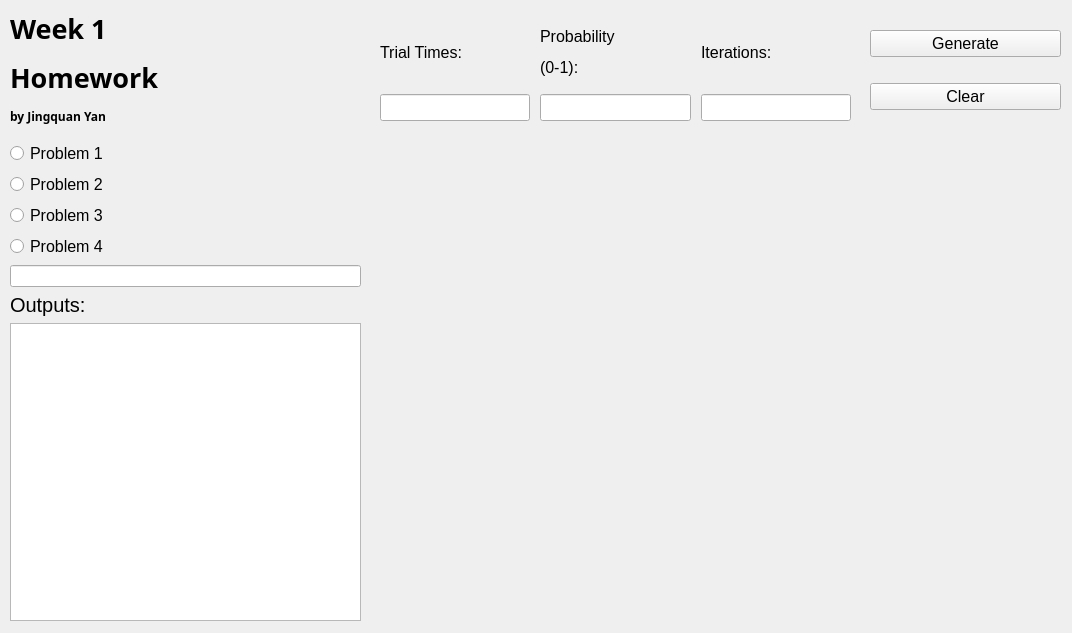
<?xml version="1.0" encoding="UTF-8"?>
<ui version="4.0">
 <class>MainWindow</class>
 <widget class="QMainWindow" name="MainWindow">
  <property name="geometry">
   <rect>
    <x>0</x>
    <y>0</y>
    <width>1072</width>
    <height>633</height>
   </rect>
  </property>
  <property name="windowTitle">
   <string>Homework 1 - J.Yan</string>
  </property>
  <widget class="QWidget" name="centralWidget">
   <widget class="QWidget" name="verticalLayoutWidget">
    <property name="geometry">
     <rect>
      <x>10</x>
      <y>10</y>
      <width>351</width>
      <height>611</height>
     </rect>
    </property>
    <layout class="QVBoxLayout" name="verticalLayout">
     <item>
      <widget class="QLabel" name="label">
       <property name="font">
        <font>
         <family>Perpetua Titling MT</family>
         <pointsize>20</pointsize>
        </font>
       </property>
       <property name="text">
        <string>&lt;html&gt;&lt;head/&gt;&lt;body&gt;&lt;p&gt;&lt;span style=&quot; font-weight:600;&quot;&gt;Week 1&lt;/span&gt;&lt;/p&gt;&lt;p&gt;&lt;span style=&quot; font-weight:600;&quot;&gt;Homework&lt;/span&gt;&lt;/p&gt;&lt;p&gt;&lt;span style=&quot; font-size:9pt; font-weight:600;&quot;&gt;by Jingquan Yan&lt;/span&gt;&lt;/p&gt;&lt;/body&gt;&lt;/html&gt;</string>
       </property>
       <property name="wordWrap">
        <bool>true</bool>
       </property>
      </widget>
     </item>
     <item>
      <spacer name="verticalSpacer_2">
       <property name="orientation">
        <enum>Qt::Vertical</enum>
       </property>
       <property name="sizeType">
        <enum>QSizePolicy::Fixed</enum>
       </property>
       <property name="sizeHint" stdset="0">
        <size>
         <width>20</width>
         <height>10</height>
        </size>
       </property>
      </spacer>
     </item>
     <item>
      <widget class="QRadioButton" name="radioButton">
       <property name="font">
        <font>
         <pointsize>12</pointsize>
        </font>
       </property>
       <property name="text">
        <string>Problem 1</string>
       </property>
      </widget>
     </item>
     <item>
      <widget class="QRadioButton" name="radioButton_2">
       <property name="font">
        <font>
         <pointsize>12</pointsize>
        </font>
       </property>
       <property name="text">
        <string>Problem 2</string>
       </property>
      </widget>
     </item>
     <item>
      <widget class="QRadioButton" name="radioButton_3">
       <property name="font">
        <font>
         <pointsize>12</pointsize>
        </font>
       </property>
       <property name="text">
        <string>Problem 3</string>
       </property>
      </widget>
     </item>
     <item>
      <widget class="QRadioButton" name="radioButton_4">
       <property name="font">
        <font>
         <pointsize>12</pointsize>
        </font>
       </property>
       <property name="text">
        <string>Problem 4</string>
       </property>
      </widget>
     </item>
     <item>
      <widget class="QLineEdit" name="lineEdit_4">
       <property name="font">
        <font>
         <pointsize>9</pointsize>
        </font>
       </property>
       <property name="text">
        <string/>
       </property>
      </widget>
     </item>
     <item>
      <widget class="QLabel" name="label_2">
       <property name="font">
        <font>
         <pointsize>15</pointsize>
        </font>
       </property>
       <property name="text">
        <string>Outputs:</string>
       </property>
      </widget>
     </item>
     <item>
      <widget class="QTextBrowser" name="textBrowser"/>
     </item>
    </layout>
   </widget>
   <widget class="QWidget" name="gridLayoutWidget">
    <property name="geometry">
     <rect>
      <x>370</x>
      <y>10</y>
      <width>491</width>
      <height>121</height>
     </rect>
    </property>
    <layout class="QGridLayout" name="gridLayout">
     <property name="leftMargin">
      <number>10</number>
     </property>
     <property name="topMargin">
      <number>10</number>
     </property>
     <property name="rightMargin">
      <number>10</number>
     </property>
     <property name="bottomMargin">
      <number>10</number>
     </property>
     <property name="spacing">
      <number>10</number>
     </property>
     <item row="0" column="1">
      <widget class="QLabel" name="label_4">
       <property name="font">
        <font>
         <pointsize>12</pointsize>
        </font>
       </property>
       <property name="text">
        <string>&lt;html&gt;&lt;head/&gt;&lt;body&gt;&lt;p&gt;Probability&lt;/p&gt;&lt;p&gt;(0-1):&lt;/p&gt;&lt;/body&gt;&lt;/html&gt;</string>
       </property>
      </widget>
     </item>
     <item row="0" column="0">
      <widget class="QLabel" name="label_3">
       <property name="font">
        <font>
         <pointsize>12</pointsize>
        </font>
       </property>
       <property name="text">
        <string>Trial Times:</string>
       </property>
      </widget>
     </item>
     <item row="1" column="0">
      <widget class="QLineEdit" name="lineEdit">
       <property name="font">
        <font>
         <pointsize>12</pointsize>
        </font>
       </property>
       <property name="text">
        <string/>
       </property>
      </widget>
     </item>
     <item row="0" column="2">
      <widget class="QLabel" name="label_5">
       <property name="font">
        <font>
         <pointsize>12</pointsize>
        </font>
       </property>
       <property name="text">
        <string>Iterations:</string>
       </property>
      </widget>
     </item>
     <item row="1" column="1">
      <widget class="QLineEdit" name="lineEdit_2">
       <property name="font">
        <font>
         <pointsize>12</pointsize>
        </font>
       </property>
      </widget>
     </item>
     <item row="1" column="2">
      <widget class="QLineEdit" name="lineEdit_3">
       <property name="font">
        <font>
         <pointsize>12</pointsize>
        </font>
       </property>
      </widget>
     </item>
    </layout>
   </widget>
   <widget class="QWidget" name="gridLayoutWidget_2">
    <property name="geometry">
     <rect>
      <x>870</x>
      <y>10</y>
      <width>191</width>
      <height>121</height>
     </rect>
    </property>
    <layout class="QGridLayout" name="gridLayout_2">
     <item row="1" column="0">
      <widget class="QPushButton" name="pushButton_2">
       <property name="font">
        <font>
         <pointsize>12</pointsize>
        </font>
       </property>
       <property name="text">
        <string>Clear</string>
       </property>
      </widget>
     </item>
     <item row="0" column="0">
      <widget class="QPushButton" name="pushButton">
       <property name="font">
        <font>
         <pointsize>12</pointsize>
        </font>
       </property>
       <property name="text">
        <string>Generate</string>
       </property>
      </widget>
     </item>
    </layout>
   </widget>
   <widget class="PyPlot" name="PyPlot" native="true">
    <property name="geometry">
     <rect>
      <x>370</x>
      <y>130</y>
      <width>691</width>
      <height>491</height>
     </rect>
    </property>
    <property name="minimumSize">
     <size>
      <width>500</width>
      <height>300</height>
     </size>
    </property>
   </widget>
  </widget>
 </widget>
 <customwidgets>
  <customwidget>
   <class>PyPlot</class>
   <extends>QWidget</extends>
   <header>pyplot.h</header>
   <container>1</container>
  </customwidget>
 </customwidgets>
 <resources/>
 <connections/>
</ui>
